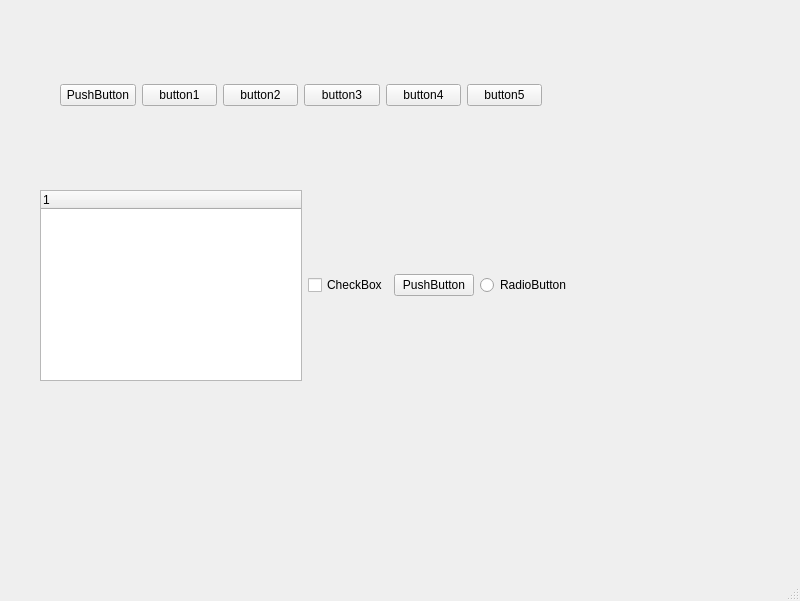
<?xml version="1.0" encoding="UTF-8"?>
<ui version="4.0">
 <class>MainWindow</class>
 <widget class="QMainWindow" name="MainWindow">
  <property name="geometry">
   <rect>
    <x>0</x>
    <y>0</y>
    <width>800</width>
    <height>601</height>
   </rect>
  </property>
  <property name="windowTitle">
   <string>MainWindow</string>
  </property>
  <widget class="QWidget" name="centralwidget">
   <widget class="QWidget" name="horizontalLayoutWidget">
    <property name="geometry">
     <rect>
      <x>40</x>
      <y>190</y>
      <width>531</width>
      <height>191</height>
     </rect>
    </property>
    <layout class="QHBoxLayout" name="horizontalLayout_2">
     <item>
      <widget class="QTreeWidget" name="treeWidget">
       <column>
        <property name="text">
         <string notr="true">1</string>
        </property>
       </column>
      </widget>
     </item>
     <item>
      <widget class="QCheckBox" name="checkBox">
       <property name="text">
        <string>CheckBox</string>
       </property>
      </widget>
     </item>
     <item>
      <widget class="QPushButton" name="pushButton_6">
       <property name="text">
        <string>PushButton</string>
       </property>
      </widget>
     </item>
     <item>
      <widget class="QRadioButton" name="radioButton">
       <property name="text">
        <string>RadioButton</string>
       </property>
      </widget>
     </item>
    </layout>
   </widget>
   <widget class="QWidget" name="">
    <property name="geometry">
     <rect>
      <x>60</x>
      <y>50</y>
      <width>482</width>
      <height>91</height>
     </rect>
    </property>
    <layout class="QHBoxLayout" name="horizontalLayout">
     <item>
      <widget class="QPushButton" name="pushButton_7">
       <property name="text">
        <string>PushButton</string>
       </property>
      </widget>
     </item>
     <item>
      <widget class="QPushButton" name="pushButton">
       <property name="text">
        <string>button1</string>
       </property>
      </widget>
     </item>
     <item>
      <widget class="QPushButton" name="pushButton_2">
       <property name="text">
        <string>button2</string>
       </property>
      </widget>
     </item>
     <item>
      <widget class="QPushButton" name="pushButton_3">
       <property name="text">
        <string>button3</string>
       </property>
      </widget>
     </item>
     <item>
      <widget class="QPushButton" name="pushButton_4">
       <property name="text">
        <string>button4</string>
       </property>
      </widget>
     </item>
     <item>
      <widget class="QPushButton" name="pushButton_5">
       <property name="text">
        <string>button5</string>
       </property>
      </widget>
     </item>
    </layout>
   </widget>
  </widget>
  <widget class="QMenuBar" name="menubar">
   <property name="geometry">
    <rect>
     <x>0</x>
     <y>0</y>
     <width>800</width>
     <height>22</height>
    </rect>
   </property>
  </widget>
  <widget class="QStatusBar" name="statusbar"/>
 </widget>
 <resources/>
 <connections/>
</ui>
